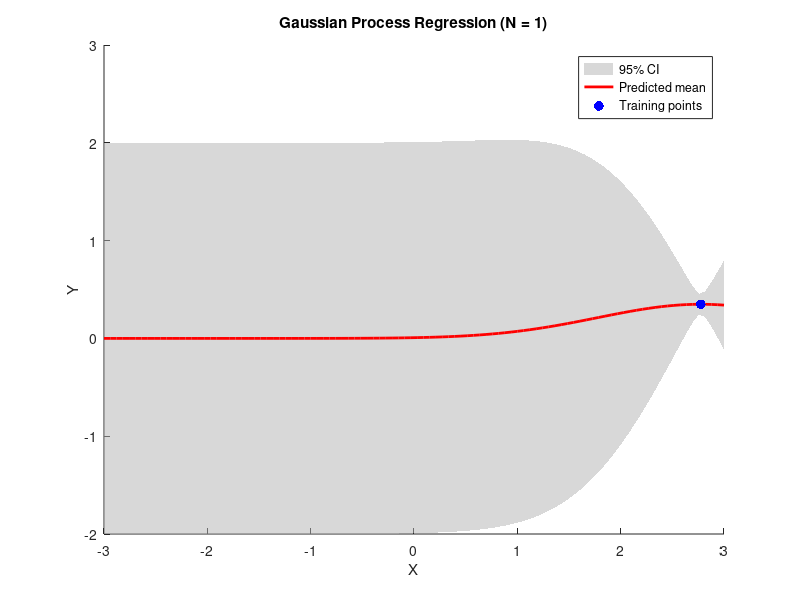

Source code (MATLAB): (Note: this script raises an error after producing the figure.)
%% Generate sample data
X = -3 + 6 * rand(20, 1);
Y = sin(X) + 0.05 * randn(20, 1); % observations Y include some noise
n = length(X);

%% Define the RBF kernel function
sigma = 1.0; % bandwidth of the RBF kernel
RBF_kernel = @(x1, x2) exp(-norm(x1 - x2)^2 / (2 * sigma^2));
%%

K = zeros(n, n); % initialize the kernel matrix
X_test = linspace(-3, 3, 100)'; % test inputs for prediction
m_test = length(X_test);

figure;
set(gcf,'color','w'); % gcf => 'get current figure'

scriptPath = mfilename('fullpath');
[scriptDir, ~, ~] = fileparts(scriptPath);
filename = fullfile(scriptDir, 'gpr_onedim_demo.gif');

for i = 1:n
    % Update the kernel matrix with new training point
    for j = 1:i
        K(i, j) = RBF_kernel(X(i), X(j));
        K(j, i) = K(i, j); % symmetric matrix
    end
    
    % Add noise variance to the diagonal elements
    K(1:i, 1:i) = K(1:i, 1:i) + 0.05^2 * eye(i);
    
    % Compute the kernel between test points and training points
    K_test = zeros(m_test, i);
    for k = 1:m_test
        for j = 1:i
            K_test(k, j) = RBF_kernel(X_test(k), X(j));
        end
    end
    
    % Compute predicted mean
    K_inv = inv(K(1:i, 1:i));
    mu_test = K_test * K_inv * Y(1:i);
    
    % Compute predicted variance
    K_test_test = zeros(m_test, m_test);
    for k = 1:m_test
        for j = 1:m_test
            K_test_test(k, j) = RBF_kernel(X_test(k), X_test(j));
        end
    end
    
    var_test = K_test_test - K_test * K_inv * K_test';
    std_test = sqrt(diag(var_test));
    
    % Identify test points that are not training points
    [isTrain, ~] = ismembertol(X_test, X(1:i), 1e-6);
    X_test_CI = X_test(~isTrain);
    mu_test_CI = mu_test(~isTrain);
    std_test_CI = std_test(~isTrain);
    %% Plot the results
    cla; % clear current axes
    hold on;
    fill([X_test_CI; flipud(X_test_CI)], ...
         [mu_test_CI - 2 * std_test_CI; flipud(mu_test_CI + 2 * std_test_CI)], ...
         [0.7, 0.7, 0.7], 'EdgeColor', 'none','FaceAlpha',0.5); % 95% CI
    plot(X_test, mu_test, 'r', 'LineWidth', 2); % predicted mean
    scatter(X(1:i), Y(1:i), 50, 'filled','MarkerFaceColor','blue'); % training points
    hold off;
    legend('95% CI', 'Predicted mean', 'Training points', 'Location', 'Best');
    title(['Gaussian Process Regression (N = ' num2str(i) ')']);
    xlabel('X');
    ylabel('Y');
    
    %% Generate gif
    drawnow;
    frame = getframe(gcf); % capture figure frame
    im = frame2im(frame); % convert frame to image
    [A,map] = rgb2ind(im,256); % convert image to indexed image
    if i == 1
        imwrite(A, map, filename, 'gif', 'LoopCount', Inf, 'DelayTime', 1);
    else
        imwrite(A, map, filename, 'gif', 'WriteMode', 'append', 'DelayTime', 1);
    end

    pause(1);
end
